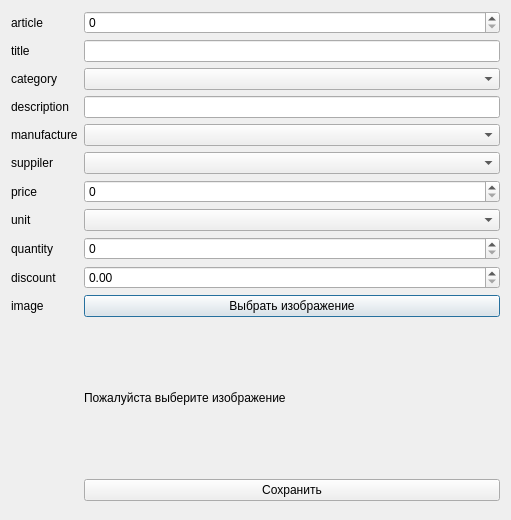
<?xml version="1.0" encoding="UTF-8"?>
<ui version="4.0">
 <class>ItemDialog</class>
 <widget class="QDialog" name="ItemDialog">
  <property name="geometry">
   <rect>
    <x>0</x>
    <y>0</y>
    <width>511</width>
    <height>520</height>
   </rect>
  </property>
  <property name="windowTitle">
   <string>Dialog</string>
  </property>
  <layout class="QHBoxLayout" name="horizontalLayout">
   <item>
    <layout class="QVBoxLayout" name="verticalLayout">
     <item>
      <layout class="QFormLayout" name="formLayout">
       <item row="0" column="0">
        <widget class="QLabel" name="articleLabel">
         <property name="text">
          <string>article</string>
         </property>
        </widget>
       </item>
       <item row="1" column="0">
        <widget class="QLabel" name="titleLabel">
         <property name="text">
          <string>title</string>
         </property>
        </widget>
       </item>
       <item row="1" column="1">
        <widget class="QLineEdit" name="titleLineEdit"/>
       </item>
       <item row="2" column="0">
        <widget class="QLabel" name="categoryLabel">
         <property name="text">
          <string>category</string>
         </property>
        </widget>
       </item>
       <item row="2" column="1">
        <widget class="QComboBox" name="categoryComboBox"/>
       </item>
       <item row="3" column="0">
        <widget class="QLabel" name="descriptionLabel">
         <property name="text">
          <string>description</string>
         </property>
        </widget>
       </item>
       <item row="3" column="1">
        <widget class="QLineEdit" name="descriptionLineEdit"/>
       </item>
       <item row="4" column="0">
        <widget class="QLabel" name="manufactureLabel">
         <property name="text">
          <string>manufacture</string>
         </property>
        </widget>
       </item>
       <item row="4" column="1">
        <widget class="QComboBox" name="manufactureComboBox"/>
       </item>
       <item row="5" column="0">
        <widget class="QLabel" name="suppilerLabel">
         <property name="text">
          <string>suppiler</string>
         </property>
        </widget>
       </item>
       <item row="5" column="1">
        <widget class="QComboBox" name="suppilerComboBox"/>
       </item>
       <item row="6" column="0">
        <widget class="QLabel" name="priceLabel">
         <property name="text">
          <string>price</string>
         </property>
        </widget>
       </item>
       <item row="6" column="1">
        <widget class="QSpinBox" name="priceSpinBox">
         <property name="maximum">
          <number>990000</number>
         </property>
        </widget>
       </item>
       <item row="7" column="0">
        <widget class="QLabel" name="unitLabel">
         <property name="text">
          <string>unit</string>
         </property>
        </widget>
       </item>
       <item row="7" column="1">
        <widget class="QComboBox" name="unitComboBox"/>
       </item>
       <item row="8" column="0">
        <widget class="QLabel" name="quantityLabel">
         <property name="text">
          <string>quantity</string>
         </property>
        </widget>
       </item>
       <item row="9" column="0">
        <widget class="QLabel" name="discountLabel">
         <property name="text">
          <string>discount</string>
         </property>
        </widget>
       </item>
       <item row="9" column="1">
        <widget class="QDoubleSpinBox" name="discountDoubleSpinBox"/>
       </item>
       <item row="10" column="0">
        <widget class="QLabel" name="imageLabel">
         <property name="text">
          <string>image</string>
         </property>
        </widget>
       </item>
       <item row="10" column="1">
        <widget class="QPushButton" name="pushButton_image">
         <property name="text">
          <string>Выбрать изображение</string>
         </property>
        </widget>
       </item>
       <item row="13" column="1">
        <spacer name="verticalSpacer">
         <property name="orientation">
          <enum>Qt::Orientation::Vertical</enum>
         </property>
         <property name="sizeHint" stdset="0">
          <size>
           <width>20</width>
           <height>40</height>
          </size>
         </property>
        </spacer>
       </item>
       <item row="11" column="1">
        <widget class="QLabel" name="label">
         <property name="minimumSize">
          <size>
           <width>400</width>
           <height>150</height>
          </size>
         </property>
         <property name="maximumSize">
          <size>
           <width>150</width>
           <height>150</height>
          </size>
         </property>
         <property name="text">
          <string>Пожалуйста выберите изображение</string>
         </property>
        </widget>
       </item>
       <item row="12" column="1">
        <widget class="QPushButton" name="pushButton_save">
         <property name="text">
          <string>Сохранить</string>
         </property>
        </widget>
       </item>
       <item row="0" column="1">
        <widget class="QSpinBox" name="spinBox">
         <property name="maximum">
          <number>9900000</number>
         </property>
        </widget>
       </item>
       <item row="8" column="1">
        <widget class="QSpinBox" name="spinBox_quantity">
         <property name="maximum">
          <number>99000</number>
         </property>
        </widget>
       </item>
      </layout>
     </item>
    </layout>
   </item>
  </layout>
 </widget>
 <resources/>
 <connections/>
</ui>
